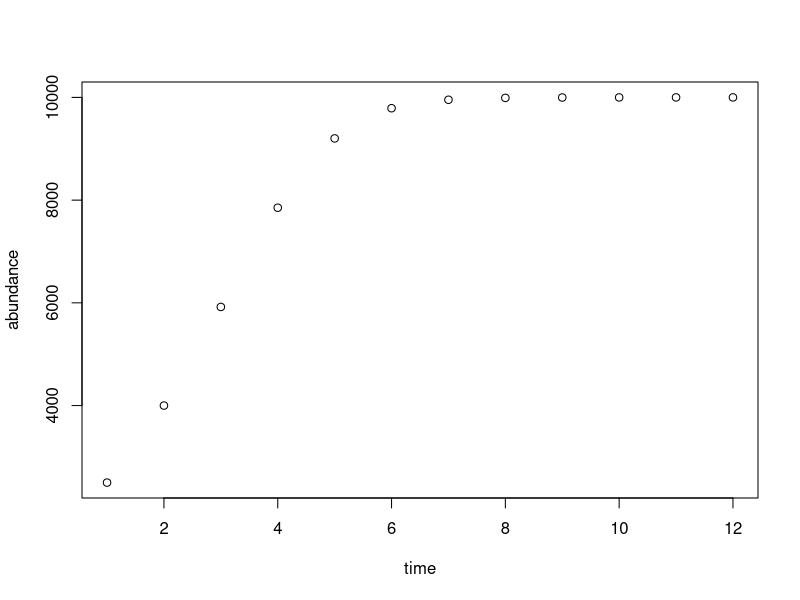

Reproduce this figure in R.
# Lab 04: For Loops 
# Computational Biology, Spring 2019 
# Emily Volk 
# ================
# For this Lab, keep in mind best practices, including:
# - Spacing around operators 
# - Storing all parameters as easily referenced variables (+ no magic numbers)
# - Specific commenting throughout 
# * Note: I'm separating problems with ==== to be able to collapse them to more easily navigate my code 
# ================
# ===================================
# Part 1: Practicing writing for loops
# ====================================
# 1. Write a for loop that prints the word "hi" to console 10 times 
# ====
for(i in 1:10){
    print("hi")
}
# ====
# 2. Tim currently has $10 in his piggy bank. Each week, he gets an allowance of $5. Each week he also buys 2 packs of gum, which each cost $1.34. How much money will Tim have in total 8 weeks from now? Write a for loop that prints his total amt of money EACH WEEK for the next 8 weeks. 
# ====
# Initial parameters: 
initialFunds <- 10 # Tim starts with $10 
allowance <- 5 # Weekly allowance 
gumPerWeek <- 2 # Num gum packets Tim buys/week
costGum <- 1.34 # Cost of one gum pack 
# Weeks for model 
weeks <- 8 

# Write for loop - prints Tim's money each week for specified number of weeks (above)
# Creating var funds to store funds each week through loop. Starts at value of initialFunds
funds <- initialFunds 
for(i in 1:weeks) {
    funds <- funds + allowance - (gumPerWeek*costGum)
    print(paste("Week", i, ":", funds))
}
# ====
# 3. A conservation biologist estimates that under current conditions a population she is studying will shrink by 5%/year. Current pop size is 2000 individuals. What is expected pop size each year for the next seven year? Write a for loop. 
# ====
# Store parameters 
initialPop <- 2000 # individuals 
ratePop <- -.05 # Population will shrink by 5% a year
years <- 7 # Calculating for this number of years 

# Creating variable to store expected population for each year. This will start as the same as initialPop 
expectedPop <- initialPop 
for(i in 1:years) { 
    expectedPop <- expectedPop + (ratePop * expectedPop)
    print(paste("Year:", expectedPop, "individuals"))
}
# ====
# 4. Discrete-time logistic growth 
# Equation: n[t] = n[t-1] + ( r * n[t-1] * (K - n[t-1])/K )
# n[t] = abundance of the pop at time t
# n[t-1] = abundance of pop at previous time step 
# r = intrinsic growth rate of population 
# K = environmental carrying capacity for the pop 
# ====
# Store initial parameters: 
t <- 1 # time step. Current time is also 1
initialAbundance <- 2500 # abundance of population at time 1 
K <- 10000 # Carrying capacity for population 
growthRate <- .8 # intrinsic growth rate

# Using these values, what do you predict for the value of n[12]? 
# Using a for loop 
findTime <- 12 # Time step to find population of 
abundance <- initialAbundance
for(i in 1:findTime) {
    abundance <- abundance + (growthRate * abundance * ( (K - abundance) / K))
    print(paste("Population at time", i, ":", abundance))
}
# ====
# ============================
# Part 2: Practicing for loops and storing the data produced in arrays 
# =============================
# 5. Practice some basics of array indexing using for loops 
# ====
# 5a. Use the rep command to make a vector of 18 zeros 
vec5 <- rep(0, 18)
vec5

# 5b. Modify given for loop to store 3 times the ith value of the iterator variable in the ith spot of the vector you created in part a. 
for( i in seq(1,18) ) {
    vec5[i] <- i*3
}
vec5

# 5c. Repeat part a to make a new vector of zeros. Then, make the first entry of that vector have a value of 1. 
vec5_2 <- rep(0, 18)
vec5_2[1] <- 1

# 5d. Write a for loop so that starting with the second entry of the vector created in part c, the value stored in that position in the vector is equal to 1 + (2 * previous entry)
for(i in 2:length(vec5_2)){
    vec5_2[i] <- 1 + (2 * vec5_2[i-1])
}
vec5_2
# ====
# 6. Fibonacci sequence. 
# Using the information given on the Fibonnaci sequence, and using a for loop, write code that makes a vector of the first 20 Fibonacci numbers, where the first number is 0. 
# Note formula: Every number after the first two is the sum of the two preceeding ones 
# ====
# Preallocating a vector to store a number of values of the Fibonacci sequence: 
values <- 20 
fibonacci <- rep(0, values)
# Store 1 as second element 
fibonacci[2] <- 1

# Use a for loop to store first 20 values of the Fibonacci sequence in this vector, keeping 0 as the first element 
for (i in 3:values) {
    fibonacci[i] <- fibonacci[i-1] + fibonacci[i-2]
}
fibonacci
# ====
# 7. Redo question 4 from part 1 above, but now store all the data. Make two vectors, one called "time" that stores the time steps (1:12), and one called "abundance" that stores the data on population abundances predicted from the discrete-time logistic equation. Then, make a plot of the results (plot(time, abundance))
# ====
# Copying over equation from question 4 from part 1
# Make a vector of time steps (1:findTime)
time <- seq(1:findTime)

# Convert abundance into a vector 
abundance <- rep(0, findTime)
# Store initialAbundance at first time.
abundance[1] <- initialAbundance

# Store values from for loop 
for(i in 2:findTime) {
    abundance[i] <- abundance[i-1] + (growthRate * abundance[i-1] * ( (K - abundance[i-1]) / K))
}

# Plot the results
plot(time, abundance)
# ====
